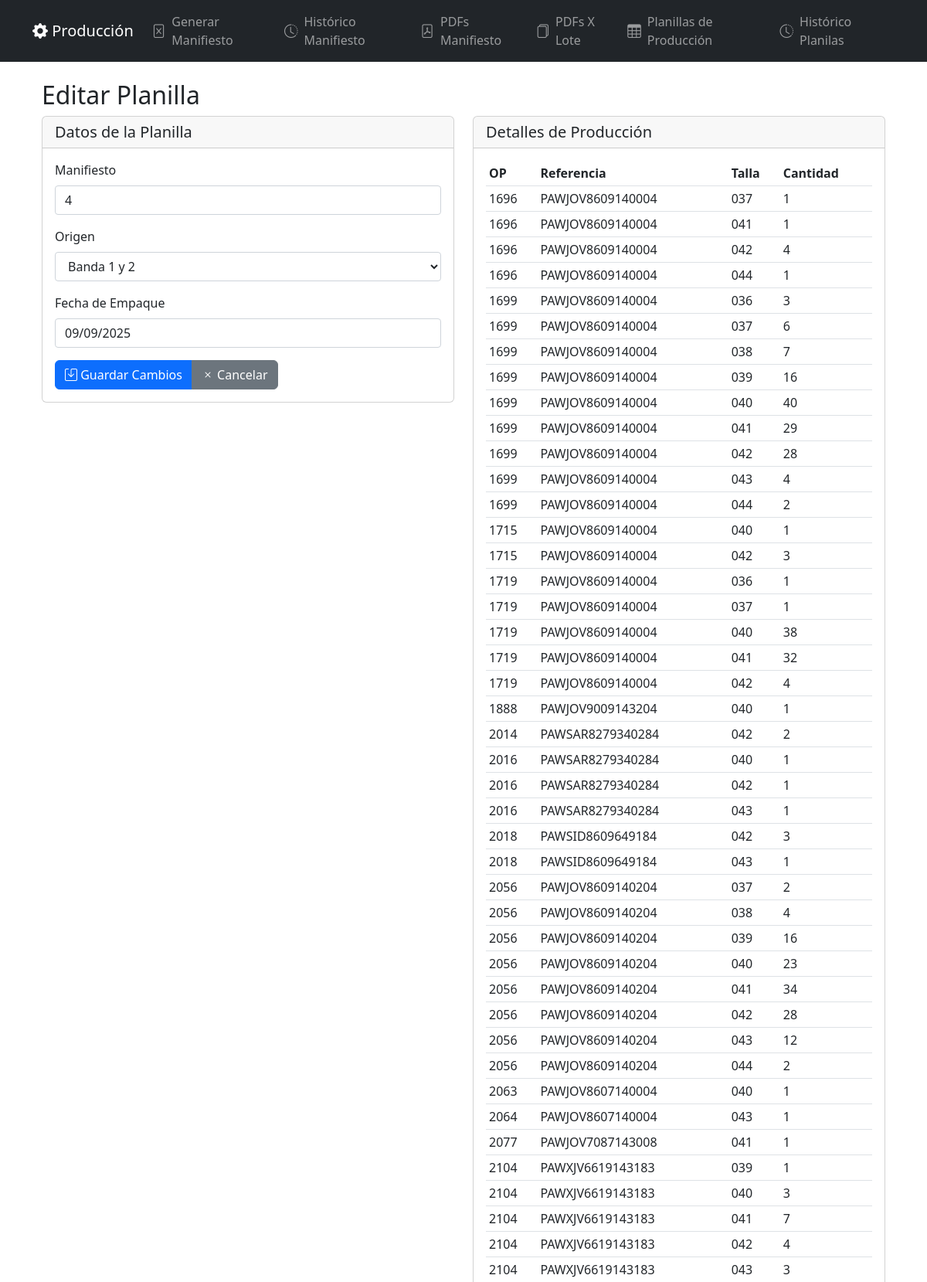
/production/admin/edit/1/ (upper part), run on the app's committed database.
### production_sheets/models.py (models this page shows, shortened)
class ProductionSheet(models.Model):
    ORIGIN_CHOICES = [
        ('BANDA_1_2', 'Banda 1 y 2'),
        ('BANDA_4', 'Banda 4'),
    ]
    excel_file = models.FileField(
        upload_to='production_sheets/',
        validators=[FileExtensionValidator(allowed_extensions=['xlsx'])]
    )
    origin = models.CharField(max_length=10, choices=ORIGIN_CHOICES)
    manifest_number = models.CharField(max_length=100)
    packing_date = models.DateField()
    upload_date = models.DateTimeField(auto_now_add=True)
    processed = models.BooleanField(default=False)
    class Meta:
        constraints = []

class ProductionDetail(models.Model):
    production_sheet = models.ForeignKey(ProductionSheet, on_delete=models.CASCADE)
    op = models.CharField(max_length=100)
    ref = models.CharField(max_length=100)
    size = models.CharField(max_length=3)
    quantity = models.IntegerField(default=0)
    class Meta:
        unique_together = ['production_sheet', 'op', 'ref', 'size']

### production_sheets/admin_views.py (the view, shortened to what this page needs)
# urls.py: path('admin/edit/<int:pk>/', admin_views.AdminEditView.as_view(), name='admin_edit'),
class AdminEditView(AdminViewMixin, UpdateView):
    model = ProductionSheet
    template_name = 'production_sheets/admin/edit.html'
    fields = ['manifest_number', 'origin', 'packing_date']
    success_url = reverse_lazy('production_sheets:admin_list')
    def get_context_data(self, **kwargs):
        context = super().get_context_data(**kwargs)
        context['details'] = self.object.productiondetail_set.all().order_by('op', 'ref', 'size')
        return context

### production_sheets/admin_views.py (called while the page is built)
    def test_func(self):
        return True

### production_sheets/templates/production_sheets/admin/edit.html (shortened to what this page needs)
{% extends 'excel_processor/base.html' %}
{% load static %}
{% block content %}
<div class="container mt-4">
    <h2>Editar Planilla</h2>
    <div class="row">
        <div class="col-md-6">
            <div class="card mb-4">
                <div class="card-header">
                    <h5 class="card-title mb-0">Datos de la Planilla</h5>
                </div>
                <div class="card-body">
                    <form method="post">
                        <div class="mb-3">
                            <label for="{{ form.manifest_number.id_for_label }}" class="form-label">Manifiesto</label>
                            {{ form.manifest_number }}
                        </div>
                        <div class="mb-3">
                            <label for="{{ form.origin.id_for_label }}" class="form-label">Origen</label>
                            {{ form.origin }}
                        </div>
                        <div class="mb-3">
                            <label for="{{ form.packing_date.id_for_label }}" class="form-label">Fecha de Empaque</label>
                            {{ form.packing_date }}
                        </div>
                        <div class="btn-group">
                            <button type="submit" class="btn btn-primary">
                                <i class="bi bi-save"></i> Guardar Cambios
                            </button>
                            <a href="{% url 'production_sheets:admin_list' %}" class="btn btn-secondary">
                                <i class="bi bi-x"></i> Cancelar
                            </a>
                        </div>
                    </form>
                </div>
            </div>
        </div>
        <div class="col-md-6">
            <div class="card">
                <div class="card-header">
                    <h5 class="card-title mb-0">Detalles de Producción</h5>
                </div>
                <div class="card-body">
                    <div class="table-responsive">
                        <table class="table table-sm">
                            <thead>
                                <tr>
                                    <th>OP</th>
                                    <th>Referencia</th>
                                    <th>Talla</th>
                                    <th>Cantidad</th>
                                </tr>
                            </thead>
                            <tbody>
                                {% for detail in details %}
                                <tr>
                                    <td>{{ detail.op }}</td>
                                    <td>{{ detail.ref }}</td>
                                    <td>{{ detail.size }}</td>
                                    <td>{{ detail.quantity }}</td>
                                </tr>
                                {% empty %}
                                <tr>
                                    <td colspan="4" class="text-center">No hay detalles de producción</td>
                                </tr>
                                {% endfor %}
                            </tbody>
                        </table>
                    </div>
                </div>
            </div>
        </div>
    </div>
</div>
{% endblock %}

### production_sheets/templates/production_sheets/admin/edit.html (style rules this page uses)
form input, form select { width: 100%; padding: 0.375rem 0.75rem; font-size: 1rem; font-weight: 400; line-height: 1.5; color: #212529; background-color: #fff; background-clip: padding-box; border: 1px solid #ced4da; border-radius: 0.25rem; transition: border-color .15s ease-in-out,box-shadow .15s ease-in-out; }

### data on the page
ProductionSheet: manifest_number "4", origin "Banda 1 y 2", packing_date "09/09/2025"
ProductionDetail: op "1696", ref "PAWJOV8609140004", size "037", quantity "1"
ProductionDetail: op "1696", ref "PAWJOV8609140004", size "041", quantity "1"
ProductionDetail: op "1696", ref "PAWJOV8609140004", size "042", quantity "4"
ProductionDetail: op "1696", ref "PAWJOV8609140004", size "044", quantity "1"
ProductionDetail: op "1699", ref "PAWJOV8609140004", size "036", quantity "3"
ProductionDetail: op "1699", ref "PAWJOV8609140004", size "037", quantity "6"
ProductionDetail: op "1699", ref "PAWJOV8609140004", size "038", quantity "7"
ProductionDetail: op "1699", ref "PAWJOV8609140004", size "039", quantity "16"
ProductionDetail: op "1699", ref "PAWJOV8609140004", size "040", quantity "40"
ProductionDetail: op "1699", ref "PAWJOV8609140004", size "041", quantity "29"
ProductionDetail: op "1699", ref "PAWJOV8609140004", size "042", quantity "28"
ProductionDetail: op "1699", ref "PAWJOV8609140004", size "043", quantity "4"
ProductionDetail: op "1699", ref "PAWJOV8609140004", size "044", quantity "2"
ProductionDetail: op "1715", ref "PAWJOV8609140004", size "040", quantity "1"
ProductionDetail: op "1715", ref "PAWJOV8609140004", size "042", quantity "3"
ProductionDetail: op "1719", ref "PAWJOV8609140004", size "036", quantity "1"
ProductionDetail: op "1719", ref "PAWJOV8609140004", size "037", quantity "1"
ProductionDetail: op "1719", ref "PAWJOV8609140004", size "040", quantity "38"
ProductionDetail: op "1719", ref "PAWJOV8609140004", size "041", quantity "32"
ProductionDetail: op "1719", ref "PAWJOV8609140004", size "042", quantity "4"
ProductionDetail: op "1888", ref "PAWJOV9009143204", size "040", quantity "1"
ProductionDetail: op "2014", ref "PAWSAR8279340284", size "042", quantity "2"
ProductionDetail: op "2016", ref "PAWSAR8279340284", size "040", quantity "1"
ProductionDetail: op "2016", ref "PAWSAR8279340284", size "042", quantity "1"
ProductionDetail: op "2016", ref "PAWSAR8279340284", size "043", quantity "1"
ProductionDetail: op "2018", ref "PAWSID8609649184", size "042", quantity "3"
ProductionDetail: op "2018", ref "PAWSID8609649184", size "043", quantity "1"
ProductionDetail: op "2056", ref "PAWJOV8609140204", size "037", quantity "2"
ProductionDetail: op "2056", ref "PAWJOV8609140204", size "038", quantity "4"
ProductionDetail: op "2056", ref "PAWJOV8609140204", size "039", quantity "16"
ProductionDetail: op "2056", ref "PAWJOV8609140204", size "040", quantity "23"
ProductionDetail: op "2056", ref "PAWJOV8609140204", size "041", quantity "34"
ProductionDetail: op "2056", ref "PAWJOV8609140204", size "042", quantity "28"
ProductionDetail: op "2056", ref "PAWJOV8609140204", size "043", quantity "12"
ProductionDetail: op "2056", ref "PAWJOV8609140204", size "044", quantity "2"
ProductionDetail: op "2063", ref "PAWJOV8607140004", size "040", quantity "1"
ProductionDetail: op "2064", ref "PAWJOV8607140004", size "043", quantity "1"
ProductionDetail: op "2077", ref "PAWJOV7087143008", size "041", quantity "1"
ProductionDetail: op "2104", ref "PAWXJV6619143183", size "039", quantity "1"
ProductionDetail: op "2104", ref "PAWXJV6619143183", size "040", quantity "3"
ProductionDetail: op "2104", ref "PAWXJV6619143183", size "041", quantity "7"
ProductionDetail: op "2104", ref "PAWXJV6619143183", size "042", quantity "4"
ProductionDetail: op "2104", ref "PAWXJV6619143183", size "043", quantity "3"
